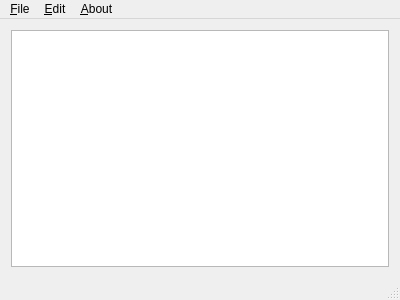
<?xml version="1.0" encoding="UTF-8"?>
<ui version="4.0">
 <class>MainWindow</class>
 <widget class="QMainWindow" name="MainWindow">
  <property name="geometry">
   <rect>
    <x>0</x>
    <y>0</y>
    <width>400</width>
    <height>300</height>
   </rect>
  </property>
  <property name="windowTitle">
   <string>MainWindow</string>
  </property>
  <widget class="QWidget" name="centralWidget">
   <layout class="QVBoxLayout" name="verticalLayout">
    <item>
     <widget class="QTableView" name="tableView">
      <property name="alternatingRowColors">
       <bool>true</bool>
      </property>
      <property name="selectionMode">
       <enum>QAbstractItemView::SingleSelection</enum>
      </property>
      <property name="selectionBehavior">
       <enum>QAbstractItemView::SelectRows</enum>
      </property>
      <property name="sortingEnabled">
       <bool>true</bool>
      </property>
     </widget>
    </item>
   </layout>
  </widget>
  <widget class="QMenuBar" name="menuBar">
   <property name="geometry">
    <rect>
     <x>0</x>
     <y>0</y>
     <width>400</width>
     <height>21</height>
    </rect>
   </property>
   <widget class="QMenu" name="menu_File">
    <property name="title">
     <string>&amp;File</string>
    </property>
    <addaction name="actionConfigure_Database"/>
    <addaction name="actionCreate_Table"/>
    <addaction name="actionRefreshPeople"/>
    <addaction name="separator"/>
    <addaction name="actionClose"/>
   </widget>
   <widget class="QMenu" name="menu_About">
    <property name="title">
     <string>&amp;About</string>
    </property>
    <addaction name="actionAbout_Qt"/>
   </widget>
   <widget class="QMenu" name="menu_Edit">
    <property name="title">
     <string>&amp;Edit</string>
    </property>
    <addaction name="actionAdd_Person"/>
    <addaction name="actionDelete_Person"/>
    <addaction name="actionEdit_Person"/>
   </widget>
   <addaction name="menu_File"/>
   <addaction name="menu_Edit"/>
   <addaction name="menu_About"/>
  </widget>
  <widget class="QStatusBar" name="statusBar"/>
  <action name="actionAbout_Qt">
   <property name="text">
    <string>About Qt</string>
   </property>
   <property name="toolTip">
    <string>Show the Qt version used</string>
   </property>
  </action>
  <action name="actionClose">
   <property name="text">
    <string>Close</string>
   </property>
   <property name="toolTip">
    <string>Close the application</string>
   </property>
  </action>
  <action name="actionConfigure_Database">
   <property name="text">
    <string>Configure Database</string>
   </property>
   <property name="toolTip">
    <string>Configure the database connection</string>
   </property>
  </action>
  <action name="actionCreate_Table">
   <property name="text">
    <string>Create Table</string>
   </property>
   <property name="toolTip">
    <string>Execute the create table in the database</string>
   </property>
  </action>
  <action name="actionAdd_Person">
   <property name="text">
    <string>Add Person</string>
   </property>
   <property name="toolTip">
    <string>Add a new person</string>
   </property>
  </action>
  <action name="actionDelete_Person">
   <property name="text">
    <string>Delete Person</string>
   </property>
  </action>
  <action name="actionEdit_Person">
   <property name="text">
    <string>Edit Person</string>
   </property>
   <property name="toolTip">
    <string>Edit the information of the actual register</string>
   </property>
  </action>
  <action name="actionRefreshPeople">
   <property name="text">
    <string>Refresh</string>
   </property>
   <property name="toolTip">
    <string>Refresh the registers in the table view</string>
   </property>
  </action>
 </widget>
 <layoutdefault spacing="6" margin="11"/>
 <resources/>
 <connections>
  <connection>
   <sender>actionClose</sender>
   <signal>triggered()</signal>
   <receiver>MainWindow</receiver>
   <slot>close()</slot>
   <hints>
    <hint type="sourcelabel">
     <x>-1</x>
     <y>-1</y>
    </hint>
    <hint type="destinationlabel">
     <x>199</x>
     <y>149</y>
    </hint>
   </hints>
  </connection>
 </connections>
</ui>
